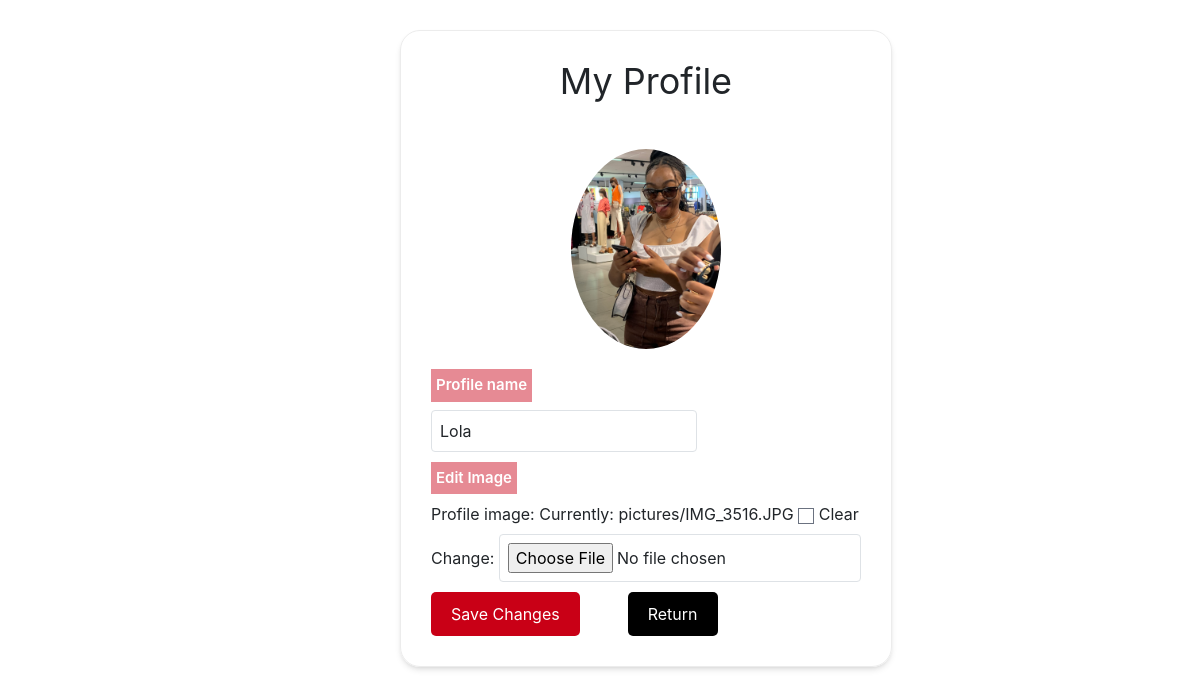
The app's page /profile (signed in) with its own data.
### mail/models.py (models this page shows, shortened)
class User(AbstractUser):
    pass

class Profile(models.Model):
    user = models.OneToOneField(User, on_delete=models.CASCADE)
    profile_image = models.ImageField(upload_to='pictures/', null=True, blank=True)

### mail/views.py (the view)
# urls.py: path("profile", views.profile, name="profile"),
@login_required
def profile(request):
    if request.method == 'POST':
        u_form = UserUpdateForm(request.POST, instance=request.user)
        p_form = ProfileForm(request.POST, request.FILES, instance=request.user.profile)
        if u_form.is_valid() and p_form.is_valid():
            u_form.save()
            p_form.save()
            return redirect('profile')
    else:
        u_form = UserUpdateForm(instance=request.user)
        p_form = ProfileForm(instance=request.user.profile)
    context = {
        'u_form': u_form,
        'p_form': p_form
    }
    return render(request, 'mail/profile.html', context)

### mail/forms.py
class UserUpdateForm(forms.ModelForm):
    class Meta:
        model = User
        fields = ['username']
        widgets = {
            'username': forms.TextInput(attrs={
                'class': 'w-full p-2 rounded border border-gray-300 focus:outline-none focus:ring-2 focus:ring-blue-500',
                'placeholder': 'Profile name'
            }),
        }

class ProfileForm(forms.ModelForm):
    class Meta:
        model = Profile
        fields = ['profile_image']
        widgets = {
            'profile_image': forms.ClearableFileInput(attrs={
                'class': 'w-full p-2 rounded border border-gray-300 focus:outline-none focus:ring-2 focus:ring-blue-500'
            }),
        }

### mail/templates/mail/profile.html (shortened to what this page needs)
{% extends "mail/layout.html" %}
{% load static tailwind_tags %}
{% load static %}
{% block body %}
<div class="profile-contain shadow-md ">
  <h2 class="flex mb-5 justify-center text-4xl">My Profile</h2>
  {% if user.profile.profile_image %}
  <img class="profile-image" width="150px" src="{{ user.profile.profile_image.url }}" alt="Profile Picture">
  {% else %}
  <p>No profile picture uploaded.</p>
  {% endif %}
  <form method="POST" enctype="multipart/form-data" class="form-container">
    <div>
      <label for="username" class="label">Profile name</label>
      {{ u_form.username }}
    </div>
    <div>
      <label for="username" class=" label">Edit Image</label>
      {{ p_form.as_p }}
    </div>
    <div class=" flex items-center justify-between">
      <button type="submit" class="submit-button mr-5">
        Save Changes
      </button>
      <a style=" text-decoration: none; color: white;" class="submit-button white" href=" {% url 'index' %}">Return
      </a>
    </div>
  </form>
</div>
{% endblock %}

### mail/templates/mail/layout.html (style rules this page uses)
.padding { padding: 0px; }

### mail/templates/mail/profile.html (style rules this page uses)
.profile-contain { display: flex; border: 1px solid rgb(236, 236, 236); flex-direction: column; border-radius: 20px; width: fit-content; align-items: center; position: absolute; padding: 30px; height: max-content; width: fit-content; margin-left: 400px; margin-top: 30px; }
.profile-image { margin-bottom: 20px; border-radius: 50%; }
.form-container { display: flex; flex-direction: column; gap: 10px; width: 100%; }
.submit-button { align-items: center; display: flex; justify-content: center; background-color: #C90016; color: white; padding: 10px 20px; width: fit-content; border-radius: 5px; cursor: pointer; }
.shadow-md { --tw-shadow: 0 4px 6px -1px rgb(0 0 0 / 0.1), 0 2px 4px -2px rgb(0 0 0 / 0.1); --tw-shadow-colored: 0 4px 6px -1px var(--tw-shadow-color), 0 2px 4px -2px var(--tw-shadow-color); box-shadow: var(--tw-ring-offset-shadow, 0 0 #0000), var(--tw-ring-shadow, 0 0 #0000), var(--tw-shadow); }
.label { width: fit-content; padding: 5px 5px; display: flex; font-size: 15px; font-weight: 600; color: white; background-color: #E68A94; }
.white { background-color: black; color: white; }

### records on screen
User: profile.profile_image (picture), username "Lola"
